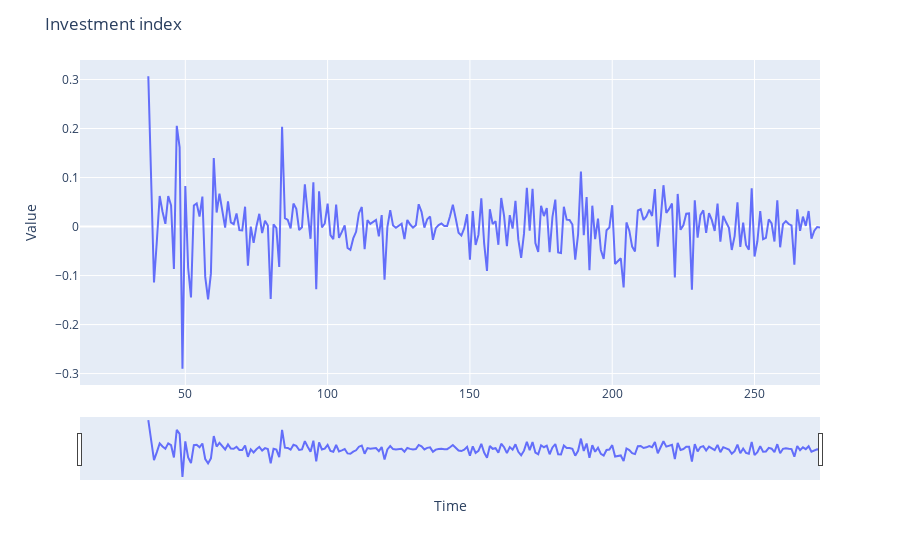

Notebook code for this chart:
### Code cell
fig = px.line(x=invest.index[13:], y=np.diff(seasonal_diff))
fig.update_layout(title='Investment index',
                   xaxis_title='Time',
                   yaxis_title='Value');
fig.update_xaxes(rangeslider_visible=True);
fig.show()

### Figure 1 — Plotly figure (JSON) as saved in the notebook; plotly's stock layout.template omitted (floating-point values rounded to 4 significant figures; data arrays with more than 128 entries replaced by an {"elided": "..."} marker saying what was removed)
{"data": [{"hovertemplate": "x=%{x}<br>y=%{y}<extra></extra>", "legendgroup": "", "line": {"color": "#636efa", "dash": "solid"}, "mode": "lines", "name": "", "orientation": "v", "showlegend": false, "type": "scatter", "x": {"elided": "261 int values"}, "xaxis": "x", "y": {"elided": "261 float values"}, "yaxis": "y"}], "layout": {"legend": {"tracegroupgap": 0}, "margin": {"t": 60}, "title": {"text": "Investment index"}, "xaxis": {"anchor": "y", "domain": [0, 1], "rangeslider": {"visible": true}, "title": {"text": "Time"}}, "yaxis": {"anchor": "x", "domain": [0, 1], "title": {"text": "Value"}}}}
